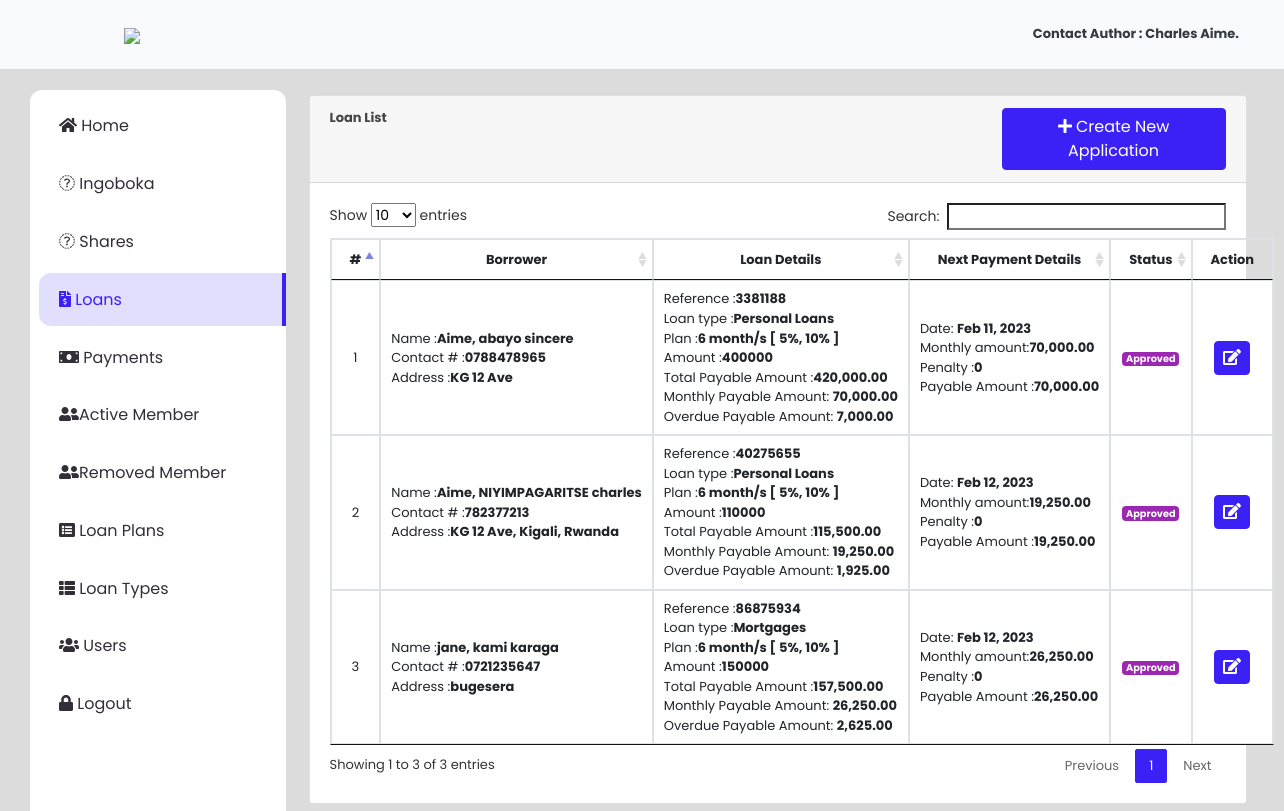
Screenshot of /index.php?page=loans (signed in) with the database file from the repository.
### tables this page shows
CREATE TABLE `loan_list` (
  `id` int(30) NOT NULL,
  `ref_no` varchar(50) NOT NULL,
  `loan_type_id` int(30) NOT NULL,
  `borrower_id` int(30) NOT NULL,
  `purpose` text NOT NULL,
  `amount` double NOT NULL,
  `plan_id` int(30) NOT NULL,
  `status` tinyint(1) NOT NULL DEFAULT 0 COMMENT '0=pending,1=approved,2=competed,3=denied',
  `date_released` datetime NOT NULL,
  `date_created` datetime NOT NULL DEFAULT current_timestamp() ON UPDATE current_timestamp()
);

CREATE TABLE `borrowers` (
  `id` int(30) NOT NULL,
  `firstname` varchar(100) NOT NULL,
  `middlename` varchar(100) NOT NULL,
  `lastname` varchar(100) NOT NULL,
  `contact_no` varchar(30) NOT NULL,
  `address` text NOT NULL,
  `email` varchar(50) NOT NULL,
  `tax_id` varchar(50) NOT NULL,
  `date_created` timestamp NOT NULL DEFAULT current_timestamp() ON UPDATE current_timestamp(),
  `status` varchar(12) NOT NULL
);

CREATE TABLE `loan_plan` (
  `id` int(30) NOT NULL,
  `months` int(11) NOT NULL,
  `interest_percentage` float NOT NULL,
  `penalty_rate` int(11) NOT NULL
);

CREATE TABLE `loan_schedules` (
  `id` int(30) NOT NULL,
  `loan_id` int(30) NOT NULL,
  `date_due` date NOT NULL,
  `payed` varchar(12) NOT NULL
);

### loans.php (the view, shortened to what this page needs)
<?php include 'db_connect.php' ?>
<div class="container-fluid">
	<div class="col-lg-12">
		<div class="card">
			<div class="card-header">
				<large class="card-title">
					<b>Loan List</b>
					<button class="btn btn-primary col-md-3 float-right" type="button" id="new_application"><i class="fa fa-plus"></i> Create New Application</button>
				</large>
			</div>
			<div class="card-body">
				<table class="table table-bordered" id="loan-list">
					<colgroup>
						<col width="10%">
						<col width="25%">
						<col width="25%">
						<col width="20%">
						<col width="10%">
						<col width="10%">
					</colgroup>
					<thead>
						<tr>
							<th class="text-center">#</th>
							<th class="text-center">Borrower</th>
							<th class="text-center">Loan Details</th>
							<th class="text-center">Next Payment Details</th>
							<th class="text-center">Status</th>
							<th class="text-center">Action</th>
						</tr>
					</thead>
					<tbody>
						<?php
							$i=1;
							$type = $conn->query("SELECT * FROM loan_types where id in (SELECT loan_type_id from loan_list) ");
							while($row=$type->fetch_assoc()){
								$type_arr[$row['id']] = $row['type_name'];
							}
							$plan = $conn->query("SELECT *,concat(months,' month/s [ ',interest_percentage,'%, ',penalty_rate,'% ]') as plan FROM loan_plan where id in (SELECT plan_id from loan_list) ");
							while($row=$plan->fetch_assoc()){
								$plan_arr[$row['id']] = $row;
							}
							$qry = $conn->query("SELECT l.*,concat(b.lastname,', ',b.firstname,' ',b.middlename)as name, b.contact_no, b.address from loan_list l inner join borrowers b on b.id = l.borrower_id  order by id asc");
							while($row = $qry->fetch_assoc()):
								$monthly = ($row['amount'] + ($row['amount'] * ($plan_arr[$row['plan_id']]['interest_percentage']/100))) / $plan_arr[$row['plan_id']]['months'];
								$penalty = $monthly * ($plan_arr[$row['plan_id']]['penalty_rate']/100);
								if($row['status'] == 1):
									$next = $conn->query("SELECT * FROM loan_schedules where loan_id = '".$row['id']."'  order by date_due asc limit 1 ")->fetch_assoc()['date_due'];
								endif;
						 ?>
						 <tr>
						 	<td class="text-center"><?php echo $i++ ?></td>
						 	<td>
						 		<p>Name :<b><?php echo $row['name'] ?></b></p>
						 		<p>Contact # :<b><?php echo $row['contact_no'] ?></b></p>
						 		<p>Address :<b><?php echo $row['address'] ?></b></p>
						 	</td>
						 	<td>
						 		<p>Reference :<b><?php echo $row['ref_no'] ?></b></p>
						 		<p>Loan type :<b><?php echo $type_arr[$row['loan_type_id']] ?></b></p>
						 		<p>Plan :<b><?php echo $plan_arr[$row['plan_id']]['plan'] ?></b></p>
						 		<p>Amount :<b><?php echo $row['amount'] ?></b></p>
						 		<p>Total Payable Amount :<b><?php echo number_format($monthly * $plan_arr[$row['plan_id']]['months'],2) ?></b></p>
						 		<p>Monthly Payable Amount: <b><?php echo number_format($monthly,2) ?></b></p>
						 		<p>Overdue Payable Amount: <b><?php echo number_format($penalty,2) ?></b></p>
						 	</td>
						 	<td>
						 		<?php if($row['status'] == 1 ): ?>
						 		<p>Date: <b>
						 		<?php echo date('M d, Y',strtotime($next)); ?>
						 		</b></p>
						 		<p>Monthly amount:<b><?php echo number_format($monthly,2) ?></b></p>
						 		<p>Penalty :<b><?php echo $add = (date('Ymd',strtotime($next)) < date("Ymd") ) ?  $penalty : 0; ?></b></p>
						 		<p>Payable Amount :<b><?php echo number_format($monthly + $add,2) ?></b></p>
						 		<?php endif;  if($row['status'] == 0 ): ?>
					 				No next payment details,,, <br>loan not yet aproved<br>Still pending
									 <?php endif; if($row['status'] == 3 ):?>
										No next payment details,,, <br>Not allowed to get Loan<br>LOAN Denied
										<?php  endif; ?>
						 	</td>
						 	<td class="text-center">
						 		<?php if($row['status'] == 0): ?>
						 			<span class="badge badge-warning">pending</span>
						 		<?php elseif($row['status'] == 1): ?>
						 			<span class="badge badge-info">Approved</span>
					 			<?php elseif($row['status'] == 2): ?>
						 			<span class="badge badge-success">completed</span>
					 			<?php elseif($row['status'] == 3): ?>
						 			<span class="badge badge-danger">denied</span>
						 		<?php endif; ?>
						 	</td>
						 	<td class="text-center">
						 			<button class="btn btn-primary edit_loan" type="button" data-id="<?php echo $row['id'] ?>"><i class="fa fa-edit"></i></button>
						 	</td>
						 </tr>
						<?php endwhile; ?>
					</tbody>
				</table>
			</div>
		</div>
	</div>
</div>

### index.php (shortened to what this page needs)
<!DOCTYPE html>
<html lang="en">
<head>
<?php
 include('./header.php');
 ?>
</head>
<body>
	<?php include 'topbar.php' ?>
	<?php include 'navbar.php' ?>
  <main id="view-panel" >
      <?php $page = isset($_GET['page']) ? $_GET['page'] :'home'; ?>
  	<?php include $page.'.php' ?>
  </main>
</body>
</html>

### header.php (shortened to what this page needs)
  <link rel="stylesheet" href="assets/font-awesome/css/all.min.css">
<link href="assets/vendor/bootstrap/css/bootstrap.min.css" rel="stylesheet">
<link href="assets/vendor/icofont/icofont.min.css" rel="stylesheet">
<link href="assets/vendor/boxicons/css/boxicons.min.css" rel="stylesheet">
<link href="assets/vendor/venobox/venobox.css" rel="stylesheet">
<link href="assets/vendor/animate.css/animate.min.css" rel="stylesheet">
<link href="assets/vendor/remixicon/remixicon.css" rel="stylesheet">
<link href="assets/vendor/owl.carousel/assets/owl.carousel.min.css" rel="stylesheet">
<link href="assets/vendor/bootstrap-datepicker/css/bootstrap-datepicker.min.css" rel="stylesheet">
<link href="assets/DataTables/datatables.min.css" rel="stylesheet">
<link href="assets/css/jquery.datetimepicker.min.css" rel="stylesheet">
<link href="assets/css/select2.min.css" rel="stylesheet">
<link href="assets/css/style.css" rel="stylesheet">
<link type="text/css" rel="stylesheet" href="assets/css/jquery-te-1.4.0.css">

### topbar.php (shortened to what this page needs)
<nav class="navbar navbar-light fixed-top" style="padding:0;">
  <div class="container-fluid mt-2 mb-2">
  	<div class="col-lg-12 d-flex align-items-center justify-content-between">
  		<div class="col-md-2 float-left" style="display: flex;">
  			<div class="logo">
  				<img src="assets/img/logo.png" width="320px">
  			</div>
  		</div>
	  	<div class="col-md-6 text-right text-dark">
	  		<strong><a href="https://www.mayurik.com/#download_section" target="a_blank" class="text-dark">Contact Author : Charles Aime.</a></strong>
	    </div>
    </div>
  </div>
</nav>

### navbar.php (shortened to what this page needs)
<nav id="sidebar" class='mx-lt-5 bg-white' >
		<div class="sidebar-list">
				<a href="index.php?page=home" class="nav-item nav-home"><span class='icon-field'><i class="fa fa-home"></i></span> Home</a>
				<a href="index.php?page=ingoboka" class="nav-item nav-home"><span class='icon-field'><i class="fa fa-money-dollar"></i></span> Ingoboka</a>
				<a href="shares.php" class="nav-item nav-home"><span class='icon-field'><i class="fa fa-money-dollar"></i></span> Shares</a>
				<a href="index.php?page=loans" class="nav-item nav-loans"><span class='icon-field'><i class="fa fa-file-invoice-dollar"></i></span> Loans</a>
				<a href="index.php?page=payments" class="nav-item nav-payments"><span class='icon-field'><i class="fa fa-money-bill"></i></span> Payments</a>
				<a href="index.php?page=borrowers" class="nav-item nav-borrowers"><span class='icon-field'><i class="fa fa-user-friends"></i></span>Active Member</a>
				<a href="index.php?page=delborrowers" class="nav-item nav-borrowers"><span class='icon-field'><i class="fa fa-user-friends"></i></span>Removed Member</a>
				<a href="index.php?page=plan" class="nav-item nav-plan"><span class='icon-field'><i class="fa fa-list-alt"></i></span> Loan Plans</a>
				<a href="index.php?page=loan_type" class="nav-item nav-loan_type"><span class='icon-field'><i class="fa fa-th-list"></i></span> Loan Types</a>
				<?php if($_SESSION['login_type'] == 1): ?>
				<a href="index.php?page=users" class="nav-item nav-users"><span class='icon-field'><i class="fa fa-users"></i></span> Users</a>
				<a href="ajax.php?action=logout" class="nav-item nav-users"><span class='icon-field'><i class="fa fa-lock"></i></span> Logout</a>
			<?php endif; ?>
		</div>
</nav>

### assets/css/style.css (style rules this page uses)
body { font-family: "Poppins", sans-serif; color: #444444; width: 100%; height: calc(100%); font-size: .813rem; background-color: #f9fafe; }
a { color: #1977cc; }
.navbar-light { background: #f9fafe; }
nav#sidebar { height: calc(100%); position: fixed; z-index: 99; left: 30px; width: 256px; font-size: 12px; top: 7.5em; padding: 10px 0 0 9px; border-radius: 12px; }
a.nav-item { position: relative; display: block; padding: .90rem 1.25rem; margin-bottom: -1px; background-color: #ffffffc4; color: #332e38; font-size: 16px; margin-bottom: 5px; }
a.nav-item:hover, .nav-item.active { background-color: rgba(60, 33, 247, 0.15); border-radius: 12px 0 0 12px; border-right: 4px solid #3c21f7; color: #3c21f7; }
main#view-panel { margin-left: 272px; width: calc(100% - 273px); margin-top: 6.8em; padding: 0.5em; }
.align-items-center { align-items: center !important; }
.btn-primary { color: #fff; background-color: #3c21f7; border-color: #3c21f7; }
.btn.edit_course, .btn.delete_course, .btn.view_payment, .btn.edit_fees, .btn.delete_fees, .btn.edit_student, .btn.delete_student, .btn.edit_payment, .btn.delete_payment, .btn.delete_loan, .btn.edit_loan, .btn.delete_plan, .btn.edit_plan, .btn.delete_borrower, .btn.edit_borrower, .btn.edit_ltype, .btn.delete_ltype { padding: 4px 8px; }
.table-bordered td, .table-bordered th { white-space: nowrap; }

### index.php (style rules this page uses)
body { background: #80808045; }

### topbar.php (style rules this page uses)
.logo { margin: auto; font-size: 35px; }

### loans.php (style rules this page uses)
td p { margin:unset; }
td { vertical-align: middle !important; }

### rows the page displays
loan_list: name "Aime, abayo sincere", borrower.contact_no "0788478965", borrower.address "KG 12 Ave", ref_no "3381188", loan_type "Personal Loans", plan "6 month/s [ 5%, 10% ]", amount "400000", $monthly * $plan_arr[$row['plan_id']]['months'] "420,000.00", monthly "70,000.00", penalty "7,000.00", id.date_due "Feb 11, 2023", $monthly + $add "70,000.00", status "Approved"
loan_list: name "Aime, NIYIMPAGARITSE charles", borrower.contact_no "782377213", borrower.address "KG 12 Ave, Kigali, Rwanda", ref_no "40275655", loan_type "Personal Loans", plan "6 month/s [ 5%, 10% ]", amount "110000", $monthly * $plan_arr[$row['plan_id']]['months'] "115,500.00", monthly "19,250.00", penalty "1,925.00", id.date_due "Feb 12, 2023", $monthly + $add "19,250.00", status "Approved"
loan_list: name "jane, kami karaga", borrower.contact_no "0721235647", borrower.address "bugesera", ref_no "86875934", loan_type "Mortgages", plan "6 month/s [ 5%, 10% ]", amount "150000", $monthly * $plan_arr[$row['plan_id']]['months'] "157,500.00", monthly "26,250.00", penalty "2,625.00", id.date_due "Feb 12, 2023", $monthly + $add "26,250.00", status "Approved"
